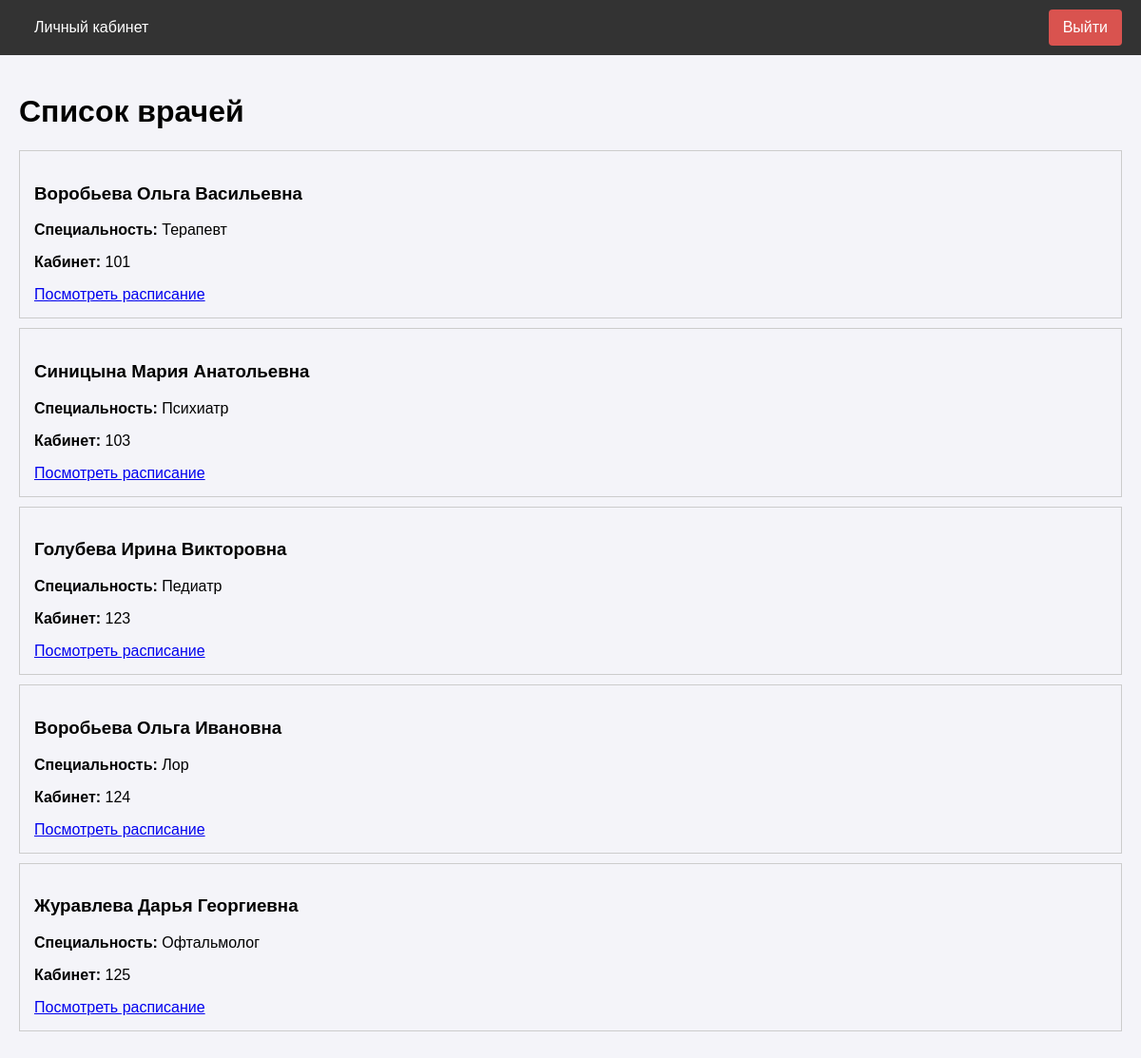
Screenshot of /patient/doctors (signed in) with the database file from the repository.
### app/models.py (models this page shows, shortened)
class User(UserMixin, db.Model):
    __tablename__ = 'users'
    id = db.Column(db.Integer, primary_key=True)
    username = db.Column(db.String(64), index=True, unique=True)
    email = db.Column(db.String(120), index=True, unique=True)
    phone = db.Column(db.String(20), index=True, unique=True)
    password_hash = db.Column(db.String(256))
    role = db.Column(db.String(20), index=True, default='patient')
    specialty = db.Column(db.String(100), nullable=True) # Для врача
    office_number = db.Column(db.String(10), nullable=True) # Для врача
    oms_number = db.Column(db.String(20), nullable=True) # Для пациента
    created_at = db.Column(db.DateTime, default=datetime.utcnow)
    appointments_as_patient = db.relationship('Appointment', foreign_keys='Appointment.patient_id', backref='patient', lazy='dynamic')
    appointments_as_doctor = db.relationship('Appointment', foreign_keys='Appointment.doctor_id', backref='doctor', lazy='dynamic')
    schedule_slots = db.relationship('ScheduleSlot', backref='doctor', lazy='dynamic')
    action_logs = db.relationship('ActionLog', backref='user', lazy='dynamic')

### app/patient/routes.py (the view)
@bp.route('/doctors')
@login_required
@role_required('patient')
def list_doctors():
    doctors = User.query.filter_by(role='doctor').all()
    return render_template('patient/doctors.html', title='Список врачей', doctors=doctors)

### app/models.py (called while the page is built)
@login_manager.user_loader
def load_user(user_id):
    return User.query.get(int(user_id))

### app/utils.py (called while the page is built)
def role_required(role):
    def decorator(f):
        @wraps(f)
        def decorated_function(*args, **kwargs):
            if not current_user.is_authenticated:
                return redirect(url_for('auth.login'))
            if current_user.role != role:
                flash('У вас нет доступа к этой странице.')
                return redirect(url_for('main.index'))
            return f(*args, **kwargs)
        return decorated_function
    return decorator

### app/templates/patient/doctors.html
{% extends "base.html" %}
{% block content %}
<h1>Список врачей</h1>
<div class="doctors-list">
    {% for doctor in doctors %}
    <div class="doctor-card" style="border: 1px solid #ccc; padding: 15px; margin-bottom: 10px;">
        <h3>{{ doctor.username }}</h3>
        <p><strong>Специальность:</strong> {{ doctor.specialty or 'Не указана' }}</p>
        <p><strong>Кабинет:</strong> {{ doctor.office_number or 'Не указан' }}</p>
        <a href="{{ url_for('patient.view_schedule', doctor_id=doctor.id) }}" class="btn">Посмотреть расписание</a>
    </div>
    {% else %}
    <p>Врачей пока нет.</p>
    {% endfor %}
</div>
{% endblock %}

### app/templates/base.html (style rules this page uses)
body { font-family: Arial, sans-serif; margin: 0; padding: 0; background-color: #f4f4f9; }

### rows the page displays
User: username "Воробьева Ольга Васильевна", specialty "Терапевт", office_number "101"
User: username "Синицына Мария Анатольевна", specialty "Психиатр", office_number "103"
User: username "Голубева Ирина Викторовна", specialty "Педиатр", office_number "123"
User: username "Воробьева Ольга Ивановна", specialty "Лор", office_number "124"
User: username "Журавлева Дарья Георгиевна", specialty "Офтальмолог", office_number "125"
